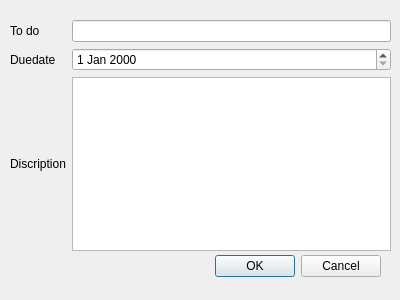
<?xml version="1.0" encoding="UTF-8"?>
<ui version="4.0">
 <class>Dialog</class>
 <widget class="QDialog" name="Dialog">
  <property name="geometry">
   <rect>
    <x>0</x>
    <y>0</y>
    <width>400</width>
    <height>300</height>
   </rect>
  </property>
  <property name="windowTitle">
   <string>Dialog</string>
  </property>
  <widget class="QDialogButtonBox" name="buttonBox">
   <property name="geometry">
    <rect>
     <x>40</x>
     <y>250</y>
     <width>341</width>
     <height>32</height>
    </rect>
   </property>
   <property name="orientation">
    <enum>Qt::Horizontal</enum>
   </property>
   <property name="standardButtons">
    <set>QDialogButtonBox::Cancel|QDialogButtonBox::Ok</set>
   </property>
  </widget>
  <widget class="QWidget" name="gridLayoutWidget">
   <property name="geometry">
    <rect>
     <x>10</x>
     <y>20</y>
     <width>381</width>
     <height>231</height>
    </rect>
   </property>
   <layout class="QGridLayout" name="gridLayout">
    <item row="0" column="1">
     <widget class="QLineEdit" name="lineEdit"/>
    </item>
    <item row="1" column="0">
     <widget class="QLabel" name="duetime">
      <property name="text">
       <string>Duedate</string>
      </property>
     </widget>
    </item>
    <item row="0" column="0">
     <widget class="QLabel" name="Content">
      <property name="text">
       <string>To do</string>
      </property>
     </widget>
    </item>
    <item row="2" column="0">
     <widget class="QLabel" name="discription">
      <property name="text">
       <string>Discription</string>
      </property>
     </widget>
    </item>
    <item row="2" column="1">
     <widget class="QPlainTextEdit" name="plainTextEdit"/>
    </item>
    <item row="1" column="1">
     <widget class="QDateEdit" name="dateEdit">
      <property name="currentSection">
       <enum>QDateTimeEdit::DaySection</enum>
      </property>
     </widget>
    </item>
   </layout>
  </widget>
 </widget>
 <resources/>
 <connections>
  <connection>
   <sender>buttonBox</sender>
   <signal>accepted()</signal>
   <receiver>Dialog</receiver>
   <slot>accept()</slot>
   <hints>
    <hint type="sourcelabel">
     <x>248</x>
     <y>254</y>
    </hint>
    <hint type="destinationlabel">
     <x>157</x>
     <y>274</y>
    </hint>
   </hints>
  </connection>
  <connection>
   <sender>buttonBox</sender>
   <signal>rejected()</signal>
   <receiver>Dialog</receiver>
   <slot>reject()</slot>
   <hints>
    <hint type="sourcelabel">
     <x>316</x>
     <y>260</y>
    </hint>
    <hint type="destinationlabel">
     <x>286</x>
     <y>274</y>
    </hint>
   </hints>
  </connection>
 </connections>
</ui>
